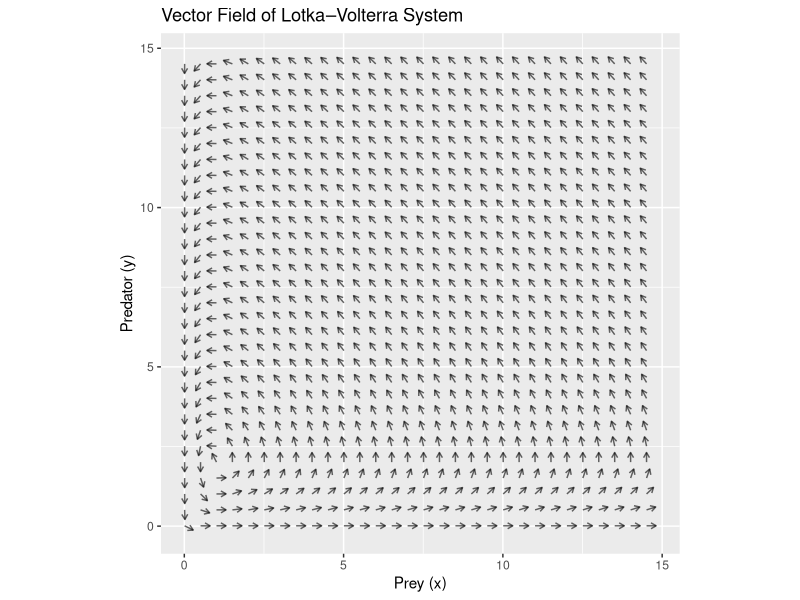
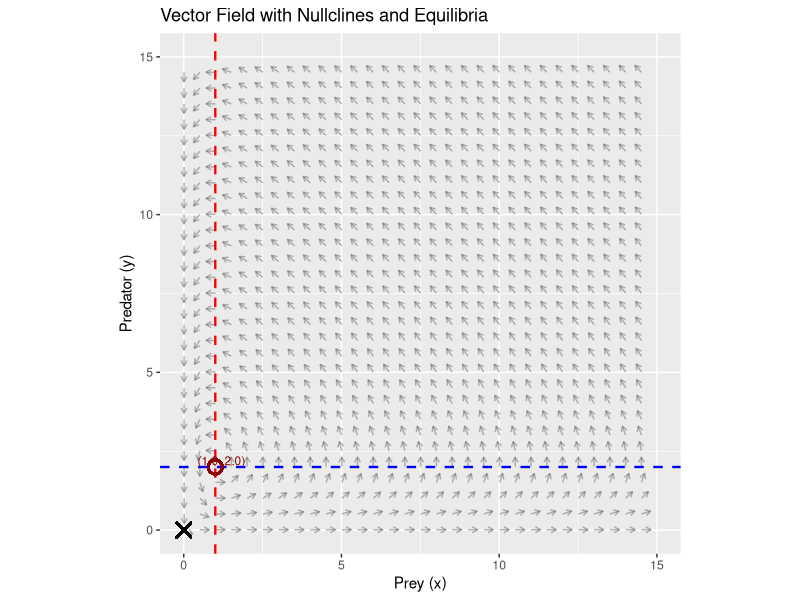
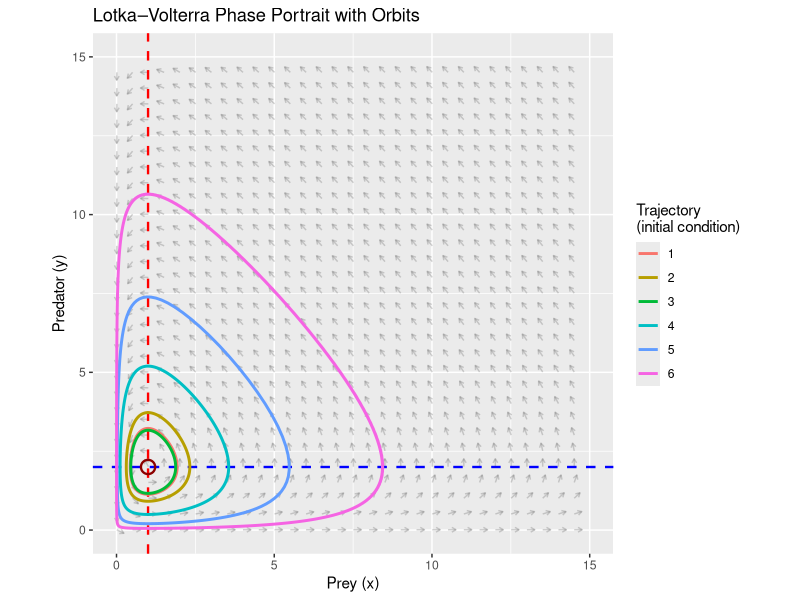

The R source for these figures, in order:
## ---- chunk 1
#| label: setup
#| message: false
#| warning: false

library(deSolve)
library(ggplot2)
library(dplyr)

alpha <- 1.0    # prey growth
beta  <- 0.5    # predation rate
delta <- 0.5    # predator reproduction per prey eaten
gamma <- 0.5    # predator death

# interior equilibrium
x_eq <- gamma / delta   # = 1
y_eq <- alpha / beta    # = 2
## ---- chunk 2
#| label: lv-system
#| echo: true
#| include: false

lotka_volterra <- function(time, state, parameters) {
  with(as.list(c(state, parameters)), {
    dxdt <- alpha * x - beta * x * y
    dydt <- delta * x * y - gamma * y
    list(c(dxdt, dydt))
  })
}
## ---- chunk 3
#| label: vector-field
#| include: false
#| fig.width: 5
#| fig.height: 5

# grid for vector field
x_grid <- seq(0.01, 15, by = 0.5)
y_grid <- seq(0.01, 15, by = 0.5)
grid <- expand.grid(x = x_grid, y = y_grid)

# compute vector field at each point of grid
grid <- grid |>
  mutate(
    dxdt = alpha * x - beta * x * y,
    dydt = delta * x * y - gamma * y,
    mag = sqrt(dxdt^2 + dydt^2), # magnitude of velocity vector
    # normalize [dx/dt, dy/dt]
    dxdt_n = dxdt / (mag + 1e-6), 
    dydt_n = dydt / (mag + 1e-6)
  )

ggplot(grid, aes(x, y)) +
  geom_segment(aes(xend = x + 0.3*dxdt_n,
                   yend = y + 0.3*dydt_n),
               arrow = arrow(length = unit(1.5, "mm")),
               alpha = 0.6) +
  coord_fixed() +
  labs(title = "Vector Field of Lotka–Volterra System",
       x = "Prey (x)", y = "Predator (y)")
## ---- chunk 4
#| label: field-nullclines-equilibria
#| echo: false
#| fig.width: 6
#| fig.height: 6

ggplot(grid, aes(x, y)) +
  # vector field
  geom_segment(aes(xend = x + 0.3*dxdt_n,
                   yend = y + 0.3*dydt_n),
               arrow = arrow(length = unit(1.5, "mm")),
               alpha = 0.4, color = "gray30") +
  # nullclines
  geom_vline(xintercept = x_eq, linetype = "dashed",
             color = "red", size = 0.8) +
  geom_hline(yintercept = y_eq, linetype = "dashed",
             color = "blue", size = 0.8) +
  # equilibria
  geom_point(aes(x = 0, y = 0), shape = 4, size = 4, stroke = 1.2) +
  geom_point(aes(x = x_eq, y = y_eq), shape = 1, size = 4, stroke = 1.2,
             color = "darkred") +
  coord_fixed(xlim = c(0, 15), ylim = c(0, 15)) +
  labs(title = "Vector Field with Nullclines and Equilibria",
       x = "Prey (x)", y = "Predator (y)") +
  annotate("text", x = x_eq + 0.2, y = y_eq + 0.2,
           label = sprintf("(%.1f, %.1f)", x_eq, y_eq),
           color = "darkred", size = 3)
## ---- chunk 5
#| label: orbits
#| echo: false
#| fig.width: 6
#| fig.height: 6

times <- seq(0, 50, by = 0.05)

inits <- list(
  c(x = 0.5, y = 1.5),
  c(x = 1.5, y = 1.0),
  c(x = 0.5, y = 2.5),
  c(x = 3.0, y = 1.0),
  c(x = 5.0, y = 1.0),
  c(x = 8.0, y = 1.0)
)

sol_list <- lapply(seq_along(inits), function(i) {
  out <- ode(
    y = inits[[i]],
    times = times,
    func = lotka_volterra,
    parms = c(alpha = alpha, beta = beta,
              delta = delta, gamma = gamma)
  )
  as.data.frame(out) |>
    mutate(traj = factor(i))
})

orbits <- bind_rows(sol_list)

ggplot() +
  # vector field (faint, for context)
  geom_segment(data = grid,
               aes(x = x, y = y,
                   xend = x + 0.25*dxdt_n,
                   yend = y + 0.25*dydt_n),
               arrow = arrow(length = unit(1.2, "mm")),
               alpha = 0.25, color = "gray30") +
  # nullclines
  geom_vline(xintercept = x_eq, linetype = "dashed",
             color = "red", size = 0.8) +
  geom_hline(yintercept = y_eq, linetype = "dashed",
             color = "blue", size = 0.8) +
  # orbits
  geom_path(data = orbits,
            aes(x = x, y = y, color = traj),
            size = 1) +
  # equilibria
  geom_point(aes(x = x_eq, y = y_eq),
             shape = 1, size = 4, stroke = 1.2,
             color = "darkred") +
  coord_fixed(xlim = c(0, 15), ylim = c(0, 15)) +
  labs(title = "Lotka–Volterra Phase Portrait with Orbits",
       x = "Prey (x)", y = "Predator (y)",
       color = "Trajectory\n(initial condition)") +
  theme(legend.position = "right")
